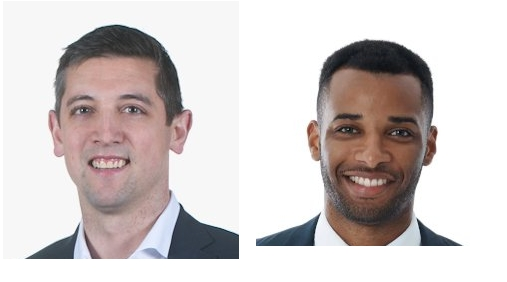
#> input picture image.jpg, 507 x 282 px; its folder holds 4 pictures in this run
$ python MAIN.py
#> lines starting #> are read from the running program, lines starting #| are printed output that depends on the picture; after the words box and inside, x2 and y2 are one past the last pixel; in counts of white or black regions, pixels touching at a corner belong together
import numpy
import cv2


def main():
    for path in ["image", "papeSikkandar", "sikkandarSomeguy"]:
        print("hej")
        billede = cv2.imread(f"{path}.jpg", cv2.IMREAD_COLOR)
#> billede is the input picture: shape (282, 507, 3); mean B, G, R 201.4, 202.3, 209.6
        cv2.imshow("image", billede)
        cv2.imwrite(f"{path}raw.jpg", billede)
        cv2.waitKey(0)

        # convert img to grey
        img_grey = cv2.cvtColor(billede, cv2.COLOR_BGR2GRAY)
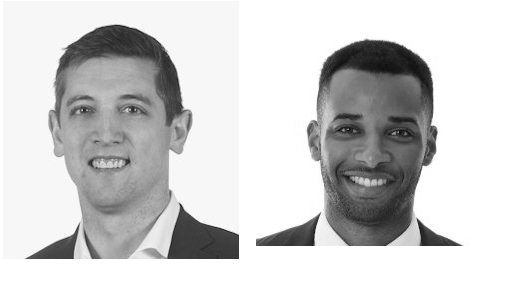
#> img_grey: shape (282, 507); min 6, max 255, mean 204.4

        filtered = cv2.bilateralFilter(img_grey, 25, 40, 40)
        cv2.imshow('image', filtered)
        cv2.imwrite(f"{path}filtered.jpg", filtered)
        cv2.waitKey(0)

        cannied = cv2.Canny(filtered, 50, 200)
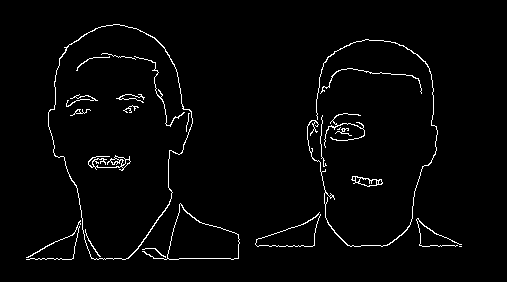
#> cannied: shape (282, 507); 2.4% white in thin lines or dots, all inside (x1, y1, x2, y2) = (26, 24, 462, 260)

        cv2.imshow('image', cannied)
        cv2.imwrite(f"{path}cannied.jpg", cannied)
        cv2.waitKey(0)
        cv2.destroyAllWindows()
#> pass 2 of the loop in main, `for path in ["image", "papeSikkandar", "sikkandarSomeguy"]:`:
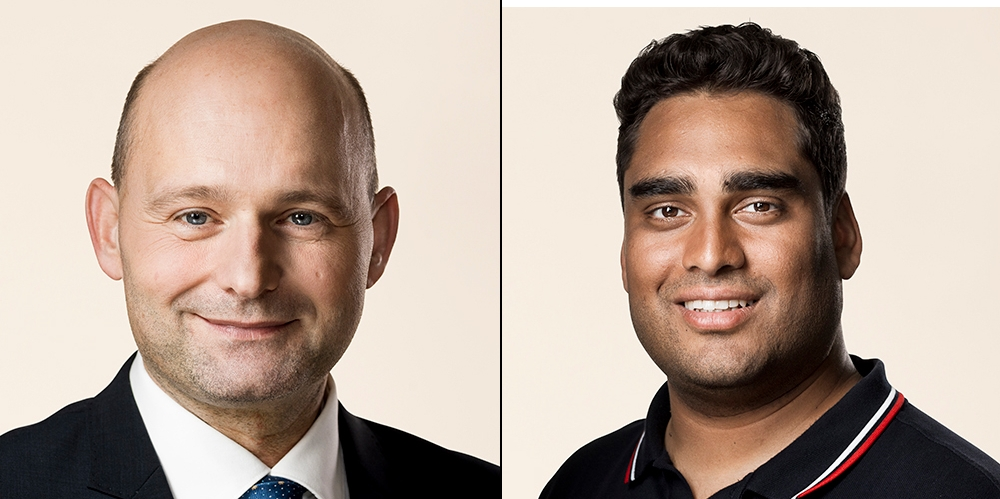
#> input picture papeSikkandar.jpg, 1000 x 499 px
#> in main, billede is the input picture: shape (499, 1000, 3); mean B, G, R 152.8, 164.8, 182.8
#> in main, `img_grey = cv2.cvtColor(billede, cv2.COLOR_BGR2GRAY)`:
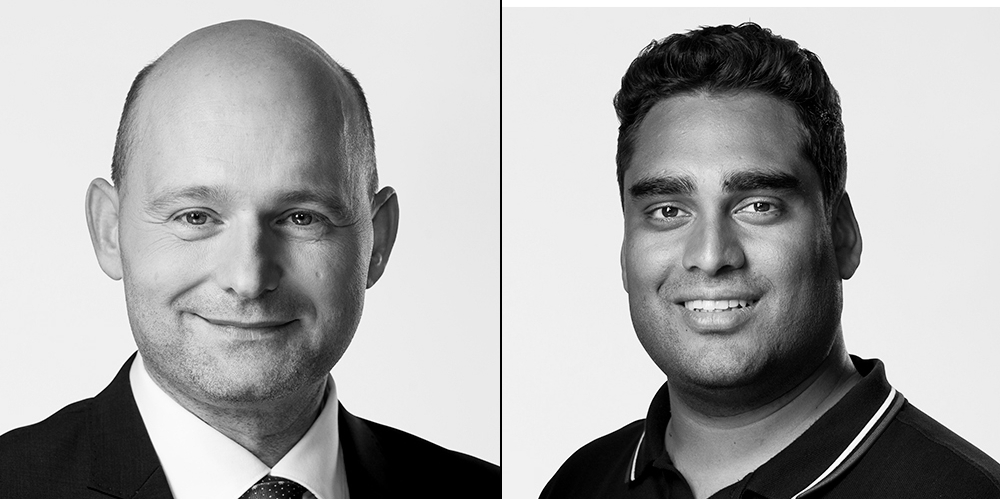
#> img_grey: shape (499, 1000); min 0, max 255, mean 168.9
#> filtered: shape (499, 1000)
#> in main, `cannied = cv2.Canny(filtered, 50, 200)`:
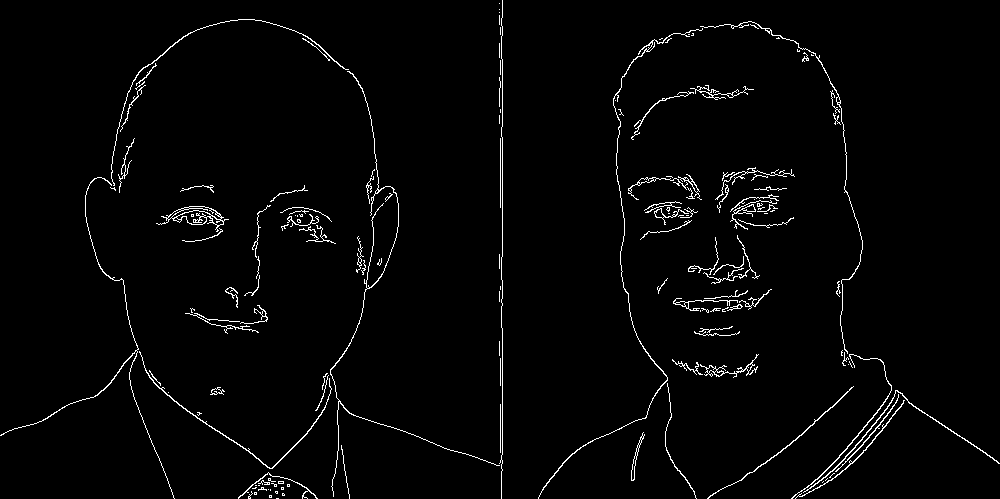
#> cannied: shape (499, 1000); 2.2% white in thin lines or dots

if __name__ == '__main__':
#> (the run stopped early here; a loop or call above may not have finished)
